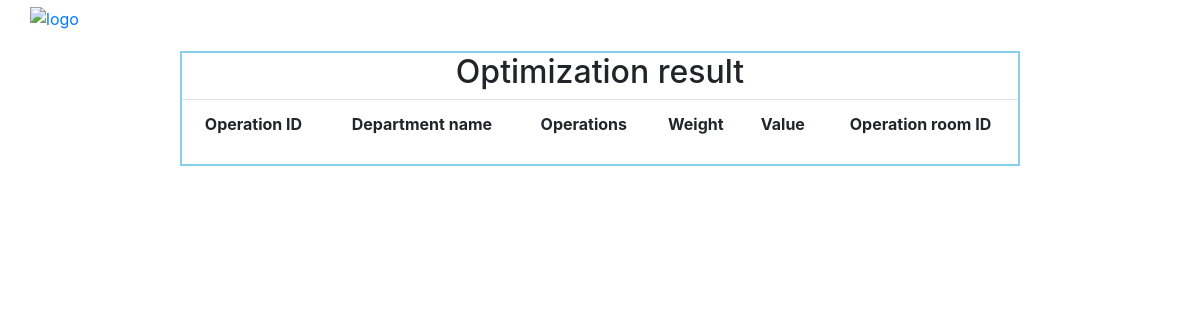
/result, run on an earlier commit of the app's database.
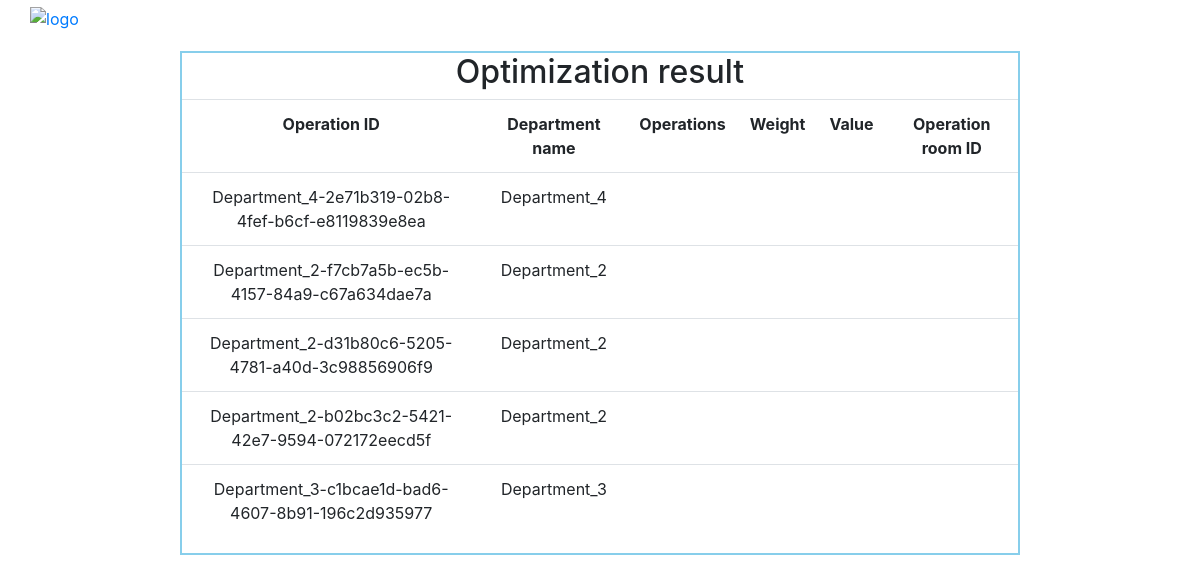
And on a later commit of the database.
### app.py (models this page shows)
class User_Entries(db.Model):
    id = db.Column(db.String(200), primary_key=True)
    doctor = db.Column(db.String(200), nullable= False)
    operation_date = db.Column(db.DateTime, nullable=False)
    department_name = db.Column(db.String(200), nullable=False)
    operation_duration  = db.Column(db.Integer, nullable= False)
    operation_urgency = db.Column(db.Integer, nullable=False)

### app.py (the view)
@app.route('/result', methods=['GET'])
def optimize():
    entries = User_Entries.query.order_by(User_Entries.operation_date).all()
    results = solve_knapsack_problem(entries)
    return render_template('result.html', tasks=entries)

### algorithm.py (called while the page is built)
def solve_knapsack_problem(df):
    return df

### templates/result.html (shortened to what this page needs)
<!DOCTYPE html>
<html lang="en">
<head>
    <link rel="stylesheet" href="{{ url_for('static', filename='css/styles.css') }}">
    <link rel="stylesheet" href="https://maxcdn.bootstrapcdn.com/bootstrap/4.0.0/css/bootstrap.min.css">
    <link rel="stylesheet" href="https://cdnjs.cloudflare.com/ajax/libs/bootstrap-datepicker/1.9.0/css/bootstrap-datepicker.min.css">
    <link rel="stylesheet" href="https://cdnjs.cloudflare.com/ajax/libs/font-awesome/4.7.0/css/font-awesome.min.css">
</head>
<body>
    <div class="image">
        <a href="/">
            <img src="http://www.clipartsuggest.com/images/633/red-medical-symbol-9MqeBw-clipart.jpeg" alt="logo">
        </a>
    </div>
    <div class="Table_content">
        <table class="table">
            <thead><h2>Optimization result</h2></thead>
            <tbody class="table_body">
                <tr>
                    <th>Operation ID</th>
                    <th>Department name</th>
                    <th>Operations</th>
                    <th>Weight</th>
                    <th>Value</th>
                    <th>Operation room ID</th>
                </tr>
                {% for task in tasks: %}
                    <tr>
                        <td>{{task.id}}</td>
                        <td>{{task.department_name}}</td>
                        <td>{{task.department_capacity}}</td>
                        <td>{{task.department_capacity}}</td>
                        <td>{{task.department_capacity}}</td>
                        <td>{{task.department_capacity}}</td>
                    </tr>
                {% endfor %}
            </tbody>
        </table>
    </div>
</body>
</html>

What changed in the data, as far as the page shows it:
added User_Entries: id "Department_4-2e71b319-02b8-4fef-b6cf-e8119839e8ea", department_name "Department_4"
added User_Entries: id "Department_2-f7cb7a5b-ec5b-4157-84a9-c67a634dae7a", department_name "Department_2"
added User_Entries: id "Department_2-d31b80c6-5205-4781-a40d-3c98856906f9", department_name "Department_2"
added User_Entries: id "Department_2-b02bc3c2-5421-42e7-9594-072172eecd5f", department_name "Department_2"
added User_Entries: id "Department_3-c1bcae1d-bad6-4607-8b91-196c2d935977", department_name "Department_3"
